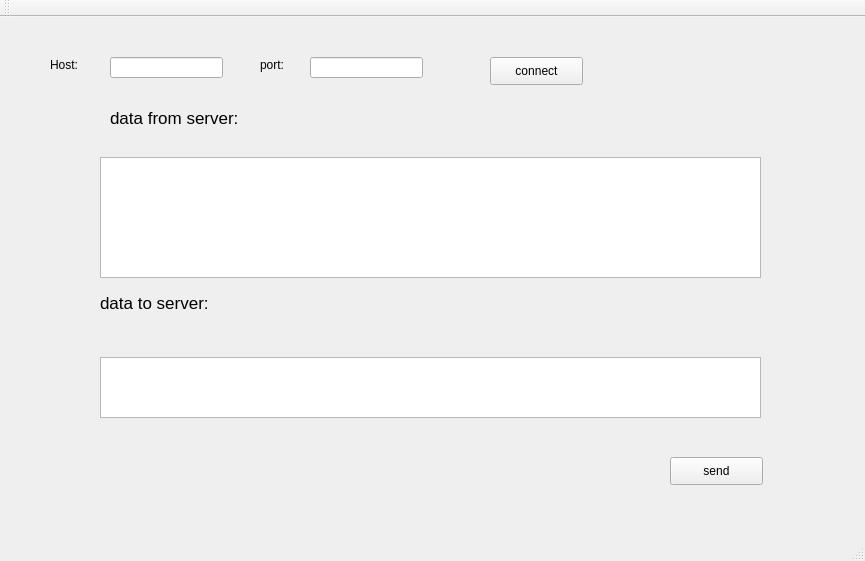
<?xml version="1.0" encoding="UTF-8"?>
<ui version="4.0">
 <class>MainWindow</class>
 <widget class="QMainWindow" name="MainWindow">
  <property name="geometry">
   <rect>
    <x>0</x>
    <y>0</y>
    <width>865</width>
    <height>561</height>
   </rect>
  </property>
  <property name="windowTitle">
   <string>MainWindow</string>
  </property>
  <widget class="QWidget" name="centralWidget">
   <widget class="QLabel" name="hostH">
    <property name="geometry">
     <rect>
      <x>50</x>
      <y>40</y>
      <width>72</width>
      <height>15</height>
     </rect>
    </property>
    <property name="text">
     <string>Host:</string>
    </property>
   </widget>
   <widget class="QLineEdit" name="host">
    <property name="geometry">
     <rect>
      <x>110</x>
      <y>40</y>
      <width>113</width>
      <height>21</height>
     </rect>
    </property>
   </widget>
   <widget class="QLabel" name="portL">
    <property name="geometry">
     <rect>
      <x>260</x>
      <y>40</y>
      <width>72</width>
      <height>15</height>
     </rect>
    </property>
    <property name="text">
     <string>port:</string>
    </property>
   </widget>
   <widget class="QLineEdit" name="port">
    <property name="geometry">
     <rect>
      <x>310</x>
      <y>40</y>
      <width>113</width>
      <height>21</height>
     </rect>
    </property>
   </widget>
   <widget class="QPushButton" name="connect">
    <property name="geometry">
     <rect>
      <x>490</x>
      <y>40</y>
      <width>93</width>
      <height>28</height>
     </rect>
    </property>
    <property name="text">
     <string>connect</string>
    </property>
   </widget>
   <widget class="QTextBrowser" name="connectmessage">
    <property name="geometry">
     <rect>
      <x>100</x>
      <y>140</y>
      <width>661</width>
      <height>121</height>
     </rect>
    </property>
   </widget>
   <widget class="QLabel" name="label">
    <property name="geometry">
     <rect>
      <x>110</x>
      <y>80</y>
      <width>191</width>
      <height>41</height>
     </rect>
    </property>
    <property name="font">
     <font>
      <pointsize>13</pointsize>
     </font>
    </property>
    <property name="text">
     <string>data from server:</string>
    </property>
   </widget>
   <widget class="QPushButton" name="send">
    <property name="geometry">
     <rect>
      <x>670</x>
      <y>440</y>
      <width>93</width>
      <height>28</height>
     </rect>
    </property>
    <property name="text">
     <string>send</string>
    </property>
   </widget>
   <widget class="QLabel" name="label_2">
    <property name="geometry">
     <rect>
      <x>100</x>
      <y>260</y>
      <width>161</width>
      <height>51</height>
     </rect>
    </property>
    <property name="font">
     <font>
      <pointsize>13</pointsize>
     </font>
    </property>
    <property name="text">
     <string>data to server:</string>
    </property>
   </widget>
   <widget class="QTextEdit" name="sendmessage">
    <property name="geometry">
     <rect>
      <x>100</x>
      <y>340</y>
      <width>661</width>
      <height>61</height>
     </rect>
    </property>
   </widget>
  </widget>
  <widget class="QMenuBar" name="menuBar">
   <property name="geometry">
    <rect>
     <x>0</x>
     <y>0</y>
     <width>865</width>
     <height>26</height>
    </rect>
   </property>
  </widget>
  <widget class="QToolBar" name="mainToolBar">
   <attribute name="toolBarArea">
    <enum>TopToolBarArea</enum>
   </attribute>
   <attribute name="toolBarBreak">
    <bool>false</bool>
   </attribute>
  </widget>
  <widget class="QStatusBar" name="statusBar"/>
 </widget>
 <layoutdefault spacing="6" margin="11"/>
 <resources/>
 <connections/>
</ui>
